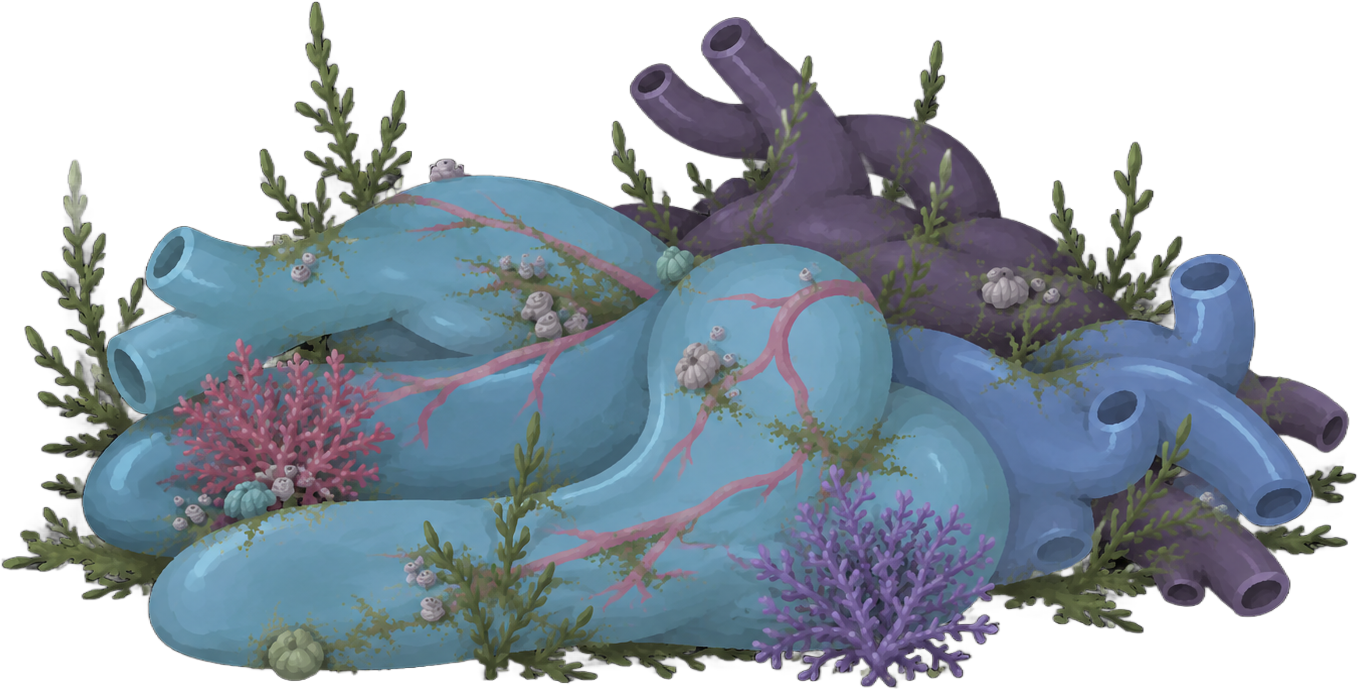
#> input picture tools/TheLegacyRig/variants/v1_optimized/src.png, 1358 x 689 px
$ python seg.py   (older library calls are emulated)
#> lines starting #> are read from the running program, lines starting #| are printed output that depends on the picture; after the words box and inside, x2 and y2 are one past the last pixel; in counts of white or black regions, pixels touching at a corner belong together
import numpy as np, cv2, json
from PIL import Image, ImageDraw
from scipy import ndimage as ndi
from skimage.segmentation import watershed

im = np.array(Image.open('src.png').convert('RGBA'))
#> im is the input picture: shape (689, 1358, 4); mean R, G, B, A 58.4, 68.9, 78, 153.1
rgb = im[..., :3]
a = im[..., 3]
H, W = a.shape
hsv = cv2.cvtColor(rgb, cv2.COLOR_RGB2HSV)
#> hsv: shape (689, 1358, 3); mean H, S, V 64.3, 72.7, 81.8
h = hsv[..., 0].astype(int) * 2
s = hsv[..., 1].astype(int)
v = hsv[..., 2].astype(int)
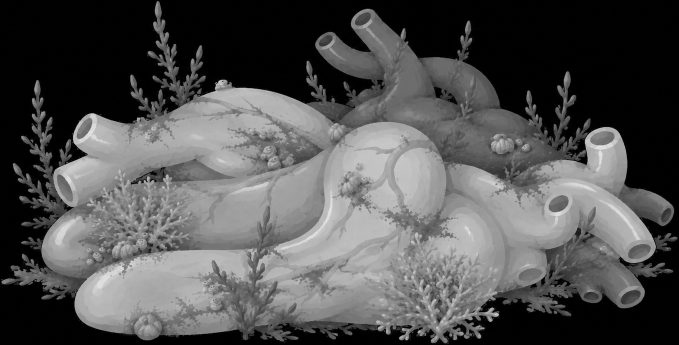
#> v: shape (689, 1358) int64 (shown at 1/2 size); min 0, max 232, mean 81.8
m = a > 8
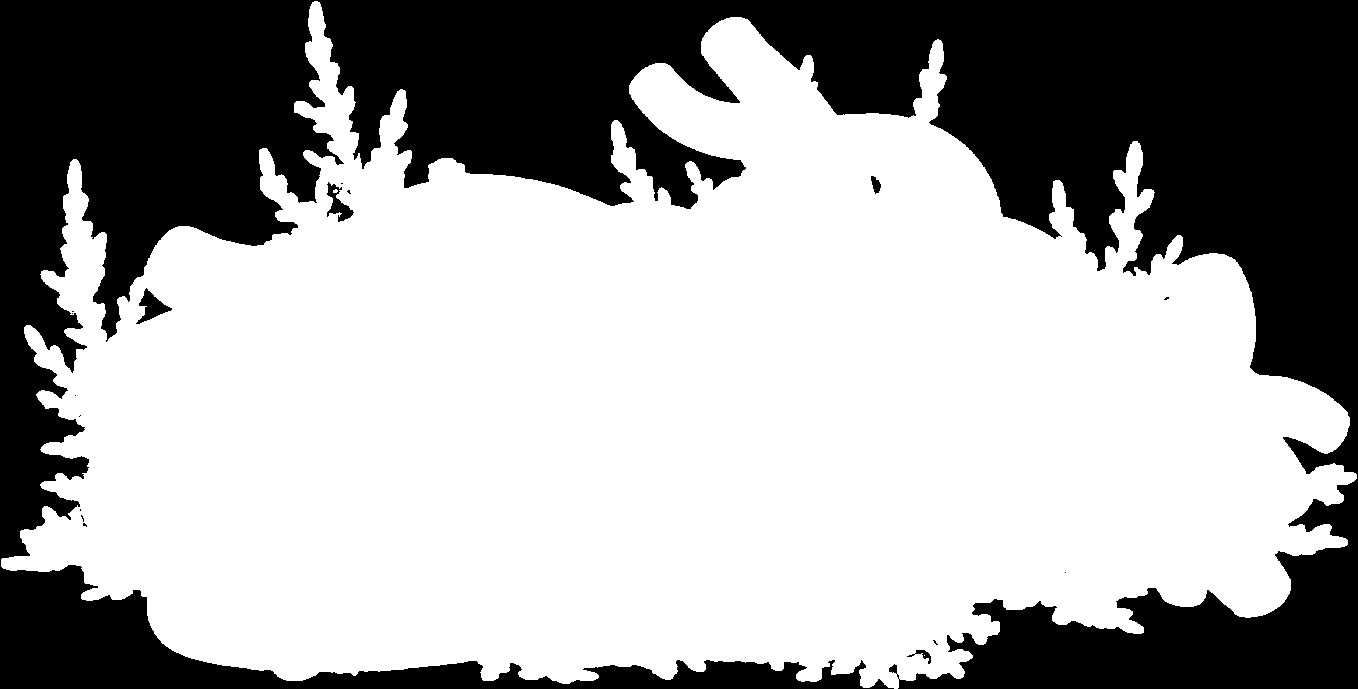
#> m: shape (689, 1358) bool; 62.8% white; 17 black regions (12 under 20 px), largest, box (x1, y1, x2, y2) and area: (0, 0, 1358, 689) 347266, (136, 288, 172, 324) 526, (327, 182, 354, 222) 437, (871, 176, 881, 194) 111, (907, 650, 931, 664) 102

green = (h >= 45) & (h <= 110) & m & (s > 50)
#> green: shape (689, 1358) bool; 9.5% white; 693 white regions (588 under 20 px), largest, box (x1, y1, x2, y2) and area: (419, 412, 758, 684) 14498, (254, 1, 412, 276) 12088, (25, 159, 135, 459) 10549
cyan = (h > 170) & (h <= 205) & m & (s > 40)
#> cyan: shape (689, 1358) bool; 24.8% white; 718 white regions (660 under 20 px), largest, box (x1, y1, x2, y2) and area: (82, 203, 576, 667) 113751, (408, 175, 859, 565) 59575, (788, 296, 1010, 589) 25705
blue = (h > 205) & (h <= 235) & m & (s > 40)
#> blue: shape (689, 1358) bool; 8.2% white; 1285 white regions (1182 under 20 px), largest, box (x1, y1, x2, y2) and area: (891, 253, 1313, 604) 61580, (720, 519, 837, 651) 2462, (857, 488, 936, 567) 930
purple = (h > 235) & (h <= 300) & m & (s > 30)
#> purple: shape (689, 1358) bool; 10.6% white; 1462 white regions (1394 under 20 px), largest, box (x1, y1, x2, y2) and area: (753, 89, 1076, 338) 31043, (750, 464, 1000, 688) 25123, (629, 17, 802, 162) 13793
pink = ((h > 300) | (h < 20)) & m & (s > 40)
#> pink: shape (689, 1358) bool; 3.6% white; 842 white regions (806 under 20 px), largest, box (x1, y1, x2, y2) and area: (173, 320, 616, 505) 20270, (520, 450, 807, 577) 3896, (719, 280, 880, 415) 3580
strongbody = (cyan | blue | purple) & (v > 80)
#> strongbody: shape (689, 1358) bool; 41.5% white; 249 white regions (175 under 20 px), largest, box (x1, y1, x2, y2) and area: (83, 91, 914, 667) 198147, (533, 254, 1312, 686) 144228, (631, 18, 802, 155) 11610
bodyish = (cyan | blue | purple) & (v > 35) & (s > 35)
#> bodyish: shape (689, 1358) bool; 43% white; 233 white regions (163 under 20 px), largest, box (x1, y1, x2, y2) and area: (82, 91, 1348, 687) 367875, (630, 17, 802, 160) 13406, (1118, 520, 1290, 617) 8821
barnacle_px = (s < 38) & (v > 100) & m
#> barnacle_px: shape (689, 1358) bool; 1.9% white; 1552 white regions (1445 under 20 px), largest, box (x1, y1, x2, y2) and area: (675, 343, 737, 389) 1494, (982, 267, 1029, 308) 1410, (520, 291, 562, 341) 1201

# ---- seaweed sprigs
g = cv2.morphologyEx(green.astype(np.uint8), cv2.MORPH_CLOSE, np.ones((3, 3), np.uint8))
#> g: shape (689, 1358); values 0 (black) and 1 (white), 10.1% white; 424 white regions (350 under 20 px), largest, box (x1, y1, x2, y2) and area: (416, 412, 758, 684) 15365, (247, 0, 412, 281) 12936, (25, 159, 135, 459) 11647
n, lab, st, cen = cv2.connectedComponentsWithStats(g, 8)
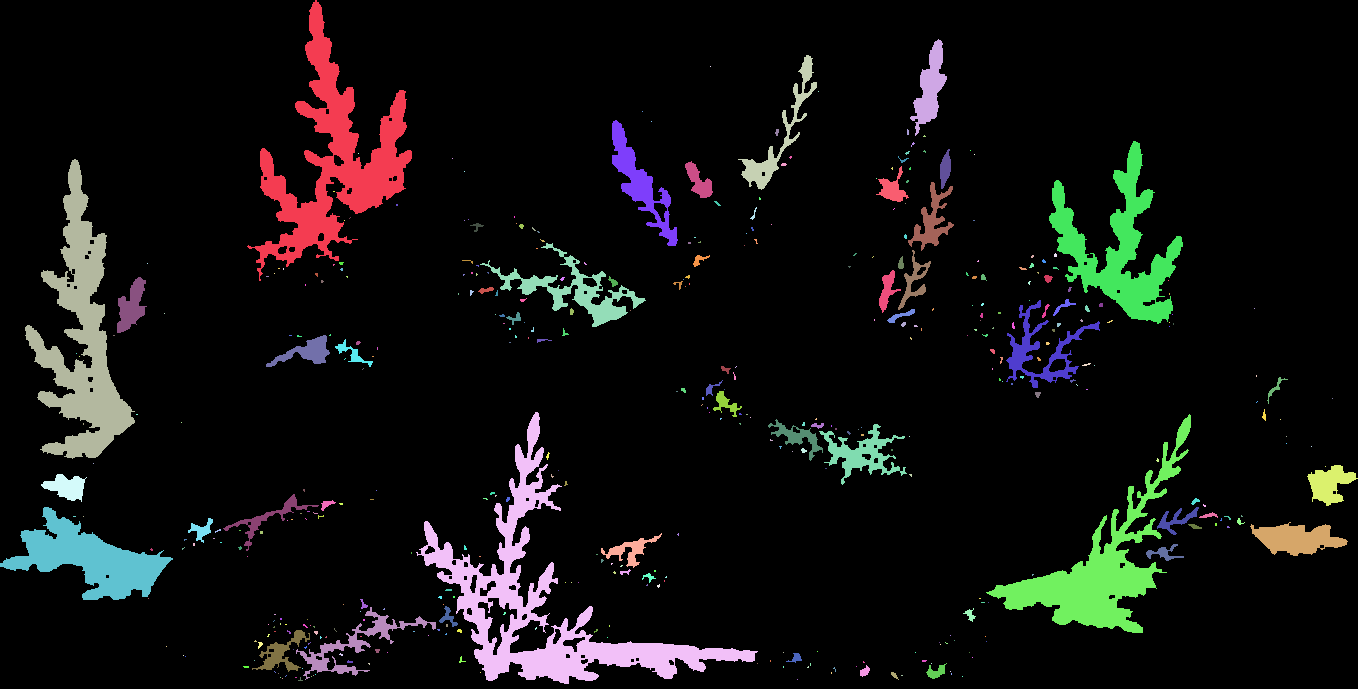
#> lab: shape (689, 1358) int32; 425 distinct labels, from 0 to 424; one colour per label, 0 black
#> n = 425; st = 425 rows, first 6: [0, 0, 1358, 689, 841358], [247, 0, 165, 281, 12936], [910, 39, 37, 97, 1527], [738, 55, 79, 135, 1688], [710, 66, 1, 1, 1], [818, 91, 1, 1, 1]; cen = 425 pairs, first value 66.15 to 1332, second value 66 to 679.2

# Restrict weed_back_d to ONLY the tall dorsal sprig rising above/behind purple_mass (y < 275, components 14, 32)
SPRIGS = {
    'weed_top_left': [1],
    'weed_left': [22, 97],
    'weed_bottom_mid': [209],
    'weed_bottom_right': [214, 265, 295],
    'weed_right': [12],
    'weed_ground_left': [264, 248],
    'weed_back_a': [7],
    'weed_back_b': [3],
    'weed_back_c': [2],
    'weed_back_d': [14, 32],
    'weed_blue': [120],
    'weed_ground_right': [282],
    'weed_edge_right': [244],
    'weed_ground_bl': [328, 355],
}

cand = (~strongbody) & m & (~pink)
#> cand: shape (689, 1358) bool; 17.7% white; 851 white regions (733 under 20 px), largest, box (x1, y1, x2, y2) and area: (1, 159, 1357, 689) 72059, (526, 17, 1194, 395) 42716, (227, 1, 426, 287) 15001

def grow(core, it=4, c=None):
    c = cand | core if c is None else c
    gm = core.copy()
    ker3 = np.ones((3, 3), np.uint8)
    for _ in range(it):
        gm = ((cv2.dilate(gm.astype(np.uint8), ker3) > 0) & c) | gm
    return gm

# ---- corals (avoid swallowing pitch-black cleft pockets between twigs!)
not_pitch_dark = v >= 40
#> not_pitch_dark: shape (689, 1358) bool; 59.9% white; 118 black regions (89 under 20 px), largest, box (x1, y1, x2, y2) and area: (0, 0, 1358, 689) 372293, (1099, 556, 1142, 574) 303, (867, 173, 887, 198) 279
box = np.zeros((H, W), bool)
box[330:520, 160:400] = True
coralp = pink & box & (v >= 36)
#> coralp: shape (689, 1358) bool; 1.9% white; 22 white regions (8 under 20 px), largest, box (x1, y1, x2, y2) and area: (173, 339, 400, 505) 16778, (267, 496, 283, 511) 113, (177, 428, 192, 437) 92
coralp = cv2.morphologyEx(coralp.astype(np.uint8), cv2.MORPH_CLOSE, np.ones((3, 3), np.uint8)) > 0
#> coralp: shape (689, 1358) bool; 1.9% white; 12 white regions (3 under 20 px), largest, box (x1, y1, x2, y2) and area: (173, 339, 400, 505) 17662, (267, 496, 283, 511) 114, (177, 428, 192, 437) 92
coralp = grow(coralp & box, 2, (cand | pink) & box & not_pitch_dark)
# Allow at most a 1px dark ink outline on lower coral base only (never grab dark cleft shadow under tube_b at y < 425!)
coralp = (((cv2.dilate(coralp.astype(np.uint8), np.ones((3, 3), np.uint8)) > 0) & m & ~strongbody & box & (np.arange(H)[:, None] >= 425) & (v < 40)) | coralp)
#> coralp: shape (689, 1358) bool; 2.2% white; 8 white regions (1 under 20 px), largest, box (x1, y1, x2, y2) and area: (173, 339, 400, 508) 19998, (265, 494, 285, 513) 219, (215, 512, 239, 520) 120

box2 = np.zeros((H, W), bool)
box2[455:689, 740:1000] = True
cpu = purple & box2 & (h < 285) & (v >= 34)
#> cpu: shape (689, 1358) bool; 2.6% white; 55 white regions (51 under 20 px), largest, box (x1, y1, x2, y2) and area: (750, 464, 998, 687) 24375, (740, 558, 749, 569) 45, (986, 558, 993, 563) 33, (796, 545, 801, 552) 24
cpu = grow(cpu, 2, (cand | purple) & box2 & (v >= 36))
cpu = (((cv2.dilate(cpu.astype(np.uint8), np.ones((3, 3), np.uint8)) > 0) & m & ~strongbody & box2 & (v < 36)) | cpu)
#> cpu: shape (689, 1358) bool; 2.9% white; 40 white regions (35 under 20 px), largest, box (x1, y1, x2, y2) and area: (750, 462, 1000, 688) 26451, (740, 558, 749, 569) 45, (986, 558, 993, 563) 33, (761, 489, 768, 502) 24, (796, 545, 801, 552) 24

corals = coralp | cpu
#> corals: shape (689, 1358) bool; 5.1% white; 48 white regions (36 under 20 px), largest, box (x1, y1, x2, y2) and area: (750, 462, 1000, 688) 26451, (173, 339, 400, 508) 19998, (265, 494, 285, 513) 219

# ---- smooth anatomical body silhouette (body_true)
# Solidly cover behind coral_pink, coral_purple, and weed_bottom_mid with smooth rounded lobe contours
yy, xx = np.ogrid[:H, :W]
xx_f = np.broadcast_to(xx, (H, W)).astype(np.float32)
yy_f = np.broadcast_to(yy, (H, W)).astype(np.float32)

dx_right = np.maximum(0.0, xx_f - 875.0)
floor_y = np.where(
    xx_f <= 460.0, 669.0,
    np.where(
        xx_f <= 875.0,
        668.0 - (xx_f - 460.0) * (9.0 / 415.0),
        659.0 - (dx_right / 118.0) ** 1.4 * 34.0
    )
)

# Close foreground flora hulls inside the smooth lobe envelope so gaps between twigs/fronds are solid too
cpu_hull = cv2.morphologyEx(cpu.astype(np.uint8), cv2.MORPH_CLOSE, cv2.getStructuringElement(cv2.MORPH_ELLIPSE, (35, 35))) > 0
#> cpu_hull: shape (689, 1358) bool; 4.7% white; 1 white region, box (x1, y1, x2, y2) and area: (740, 455, 1000, 689) 43990
wbm_hull = cv2.morphologyEx((lab == 209).astype(np.uint8), cv2.MORPH_CLOSE, cv2.getStructuringElement(cv2.MORPH_ELLIPSE, (35, 35))) > 0
#> wbm_hull: shape (689, 1358) bool; 2.6% white; 1 white region, box (x1, y1, x2, y2) and area: (416, 412, 758, 689) 24013
coralp_hull = cv2.morphologyEx(coralp.astype(np.uint8), cv2.MORPH_CLOSE, cv2.getStructuringElement(cv2.MORPH_ELLIPSE, (29, 29))) > 0
#> coralp_hull: shape (689, 1358) bool; 3% white; 1 white region, box (x1, y1, x2, y2) and area: (164, 339, 400, 520) 27730
wb_hull = cv2.morphologyEx((lab == 120).astype(np.uint8), cv2.MORPH_CLOSE, cv2.getStructuringElement(cv2.MORPH_ELLIPSE, (35, 35))) > 0
#> wb_hull: shape (689, 1358) bool; 0.47% white; 1 white region, box (x1, y1, x2, y2) and area: (1006, 300, 1100, 388) 4418
wbr_hull = cv2.morphologyEx(np.isin(lab, [214, 265, 295]).astype(np.uint8), cv2.MORPH_CLOSE, cv2.getStructuringElement(cv2.MORPH_ELLIPSE, (35, 35))) > 0
#> wbr_hull: shape (689, 1358) bool; 1.6% white; 1 white region, box (x1, y1, x2, y2) and area: (986, 414, 1199, 633) 14820
wgbl_hull = cv2.morphologyEx(np.isin(lab, [328, 355]).astype(np.uint8), cv2.MORPH_CLOSE, cv2.getStructuringElement(cv2.MORPH_ELLIPSE, (27, 27))) > 0
#> wgbl_hull: shape (689, 1358) bool; 0.53% white; 1 white region, box (x1, y1, x2, y2) and area: (252, 607, 436, 681) 4934
wtl_pad = (cv2.dilate((lab == 1).astype(np.uint8), np.ones((15, 15), np.uint8)) > 0) & (
    yy_f >= 216.0 + np.maximum(0.0, 392.0 - xx_f) * 0.28
)
#> wtl_pad: shape (689, 1358) bool; 0.34% white; 1 white region, box (x1, y1, x2, y2) and area: (249, 228, 365, 288) 3193

behind_front_body = (
    coralp_hull
    | (cpu_hull & (yy_f <= floor_y) & (xx_f <= 990.0))
    | (wbm_hull & (yy_f <= floor_y))
    | wb_hull
    | (wbr_hull & (xx_f <= 1158.0) & (yy_f <= 578.0) & (a >= 220))
    | (wgbl_hull & (yy_f <= 663.0))
    | wtl_pad
    | ((lab == 7) & (yy_f >= 216.0))
    | ((lab == 12) & (xx_f <= 1138.0) & (yy_f >= 255.0))
)
#> behind_front_body: shape (689, 1358) bool; 11.4% white; 9 white regions (1 under 20 px), largest, box (x1, y1, x2, y2) and area: (416, 412, 991, 668) 58504, (164, 339, 400, 520) 27730, (1033, 465, 1159, 579) 5590

bt_vis = (strongbody | (pink & (v > 60)) | barnacle_px) & ~corals
#> bt_vis: shape (689, 1358) bool; 42.1% white; 320 white regions (228 under 20 px), largest, box (x1, y1, x2, y2) and area: (83, 91, 1312, 667) 343687, (904, 127, 1051, 326) 12482, (631, 18, 802, 155) 11679
bt_vis = cv2.morphologyEx(bt_vis.astype(np.uint8), cv2.MORPH_OPEN, np.ones((3, 3), np.uint8)) > 0
#> bt_vis: shape (689, 1358) bool; 41.5% white; 178 white regions (61 under 20 px), largest, box (x1, y1, x2, y2) and area: (83, 92, 1312, 666) 339080, (631, 18, 802, 155) 11621, (912, 217, 1051, 325) 8145
bt = bt_vis | (behind_front_body & m)
#> bt: shape (689, 1358) bool; 49.9% white; 66 white regions (25 under 20 px), largest, box (x1, y1, x2, y2) and area: (83, 92, 1312, 670) 437200, (631, 18, 802, 155) 11621, (912, 217, 1051, 325) 8145
bt = cv2.morphologyEx(bt.astype(np.uint8), cv2.MORPH_CLOSE, cv2.getStructuringElement(cv2.MORPH_ELLIPSE, (23, 23))) > 0
#> bt: shape (689, 1358) bool; 54.6% white; 8 black regions, largest, box (x1, y1, x2, y2) and area: (0, 0, 1358, 689) 417680, (865, 162, 957, 250) 3775, (970, 322, 1010, 355) 949
# Trim any closed spill below floor_y in the bottom foreground flora zone (x=450..995)
in_flora_bottom = (xx_f >= 455.0) & (xx_f <= 995.0) & (yy_f > floor_y) & ~bt_vis
#> in_flora_bottom: shape (689, 1358) bool; 1.7% white; 1 white region, box (x1, y1, x2, y2) and area: (455, 625, 996, 689) 15793
bt &= ~in_flora_bottom
body_true = (ndi.binary_fill_holes(bt) & m) | (coralp_hull & (xx_f >= 258.0) & (yy_f >= 335.0) & (yy_f <= 372.0))
#> body_true: shape (689, 1358) bool; 55.3% white; 3 black regions (1 under 20 px), largest, box (x1, y1, x2, y2) and area: (0, 0, 1358, 689) 418395, (871, 176, 881, 194) 111
np.save('body_true.npy', body_true)

outside = m & ~body_true & ~corals
#> outside: shape (689, 1358) bool; 7.1% white; 89 white regions (62 under 20 px), largest, box (x1, y1, x2, y2) and area: (1, 159, 408, 681) 23969, (227, 1, 424, 252) 13016, (527, 63, 782, 232) 6152
sprig_masks = {}
taken = corals.copy()

ker = np.ones((3, 3), np.uint8)
olive_leaf = (h >= 30) & (h <= 130) & (v >= 38) & (s >= 26)
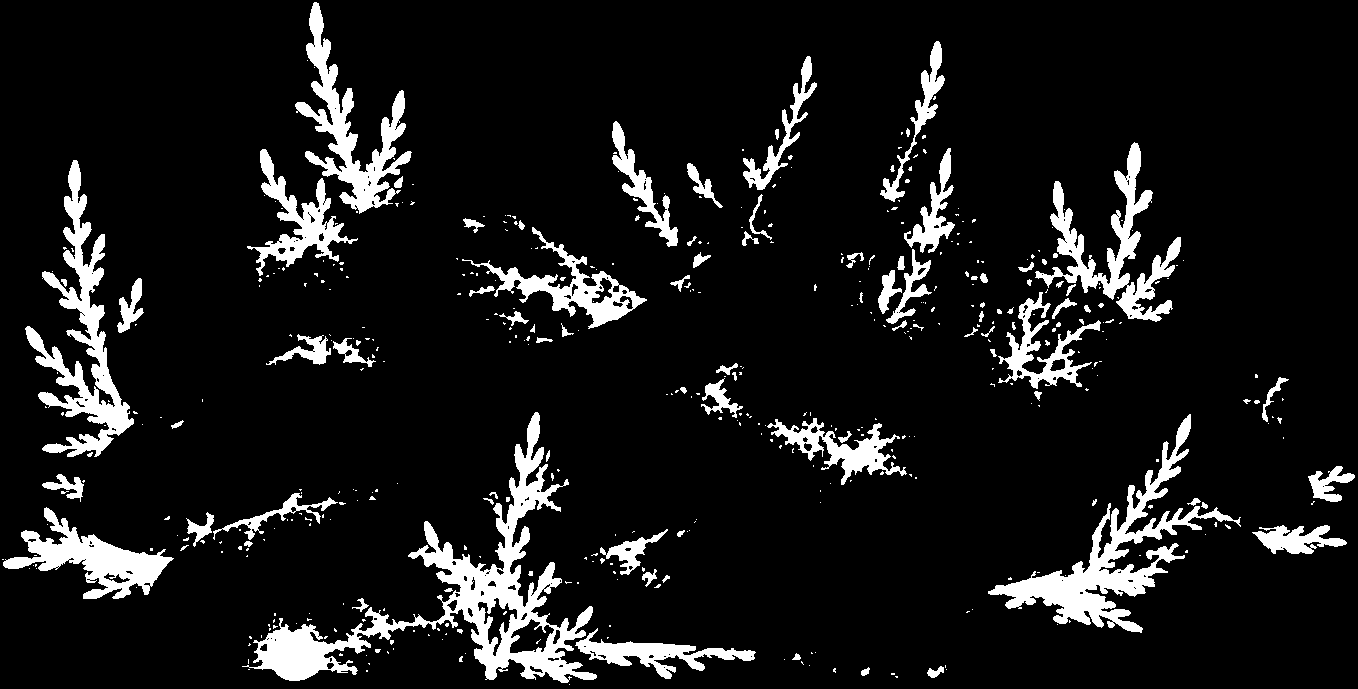
#> olive_leaf: shape (689, 1358) bool; 9.8% white; 466 white regions (369 under 20 px), largest, box (x1, y1, x2, y2) and area: (242, 412, 597, 683) 16970, (988, 414, 1241, 633) 9957, (25, 160, 134, 457) 8452
cores = {name: np.isin(lab, ids) for name, ids in SPRIGS.items()}
#> cores = 14 items
grown = {k: v_mask.copy() for k, v_mask in cores.items()}
#> grown = 14 items
for it in range(14):
    for k in grown:
        d = cv2.dilate(grown[k].astype(np.uint8), ker) > 0
        # Only grow >2px into actual olive/green leaf pixels; limit dark ink outline growth to <=1px (it < 1)
        leaf_ok = olive_leaf | (it < 1) | ((a < 235) & (it < 4))
        allow = (((outside & ~bodyish & (it < 14)) | (cand & ~bodyish & (it < 6))) & leaf_ok) & ~barnacle_px
        if k == 'weed_back_d':
            allow = allow & (yy < 275)
        grown[k] |= d & allow

urch = ((xx - 296) ** 2 + (yy - 656) ** 2 < 29 ** 2)
for k in grown:
    g2 = grown[k] & ~taken & ~urch
    if k == 'weed_back_d':
        g2 &= (yy < 275)
    sprig_masks[k] = g2
    taken |= g2
#> this loop made 14 passes
#> k on passes 1 to 8: 'weed_top_left', 'weed_left', 'weed_bottom_mid', 'weed_bottom_right', 'weed_right', 'weed_ground_left', 'weed_back_a', 'weed_back_b'
#> after the loop, sprig_masks = 14 items

np.save('masks_front.npy', {'sprigs': sprig_masks, 'coral_pink': coralp, 'coral_purple': cpu}, allow_pickle=True)

# ---- body watershed
body = m & ~taken
markers = np.zeros((H, W), np.int32)
PARTS = [
    'purple_top', 'purple_mass', 'purple_lr',
    'blue_main', 'blue_down', 'blue_bottom',
    'atrium', 'mid_lobe', 'bottom_lobe', 'bulb', 'right_lobe'
]

def rect(x0, y0, x1, y1):
    r = np.zeros((H, W), bool)
    r[y0:y1, x0:x1] = True
    return r

def disc(cx, cy, rr):
    return (xx - cx) ** 2 + (yy - cy) ** 2 < rr * rr

# Coronary pink veins sit on the cyan chambers — include (cyan | pink) in cyan chamber seeds
# and keep dorsal moss right of x=882 (y=240..320) on purple_mass rather than bulb.
cyan_wall = cyan | (pink & ~coralp)
seeds = {
    'purple_top': (purple, [rect(640, 60, 690, 110), rect(700, 25, 760, 80), rect(760, 120, 800, 180)]),
    'purple_mass': (purple | (~cyan & rect(884, 240, 960, 318)) | rect(654, 195, 696, 248), [
        rect(830, 140, 1000, 230), rect(700, 215, 800, 245), rect(1000, 250, 1080, 300), rect(886, 245, 950, 312), rect(656, 200, 694, 246)
    ]),
    'purple_lr': (purple, [rect(1260, 390, 1330, 440), rect(1170, 560, 1270, 600), rect(1100, 470, 1150, 520)]),
    'blue_main': (blue, [rect(920, 340, 1080, 380), rect(1190, 290, 1240, 340), rect(1110, 360, 1160, 390)]),
    'blue_down': (blue, [rect(1180, 440, 1280, 480)]),
    'blue_bottom': (blue, [rect(1010, 520, 1070, 560), rect(1000, 470, 1040, 500)]),
    'atrium': (cyan_wall, [rect(180, 240, 330, 285), rect(140, 350, 300, 385), rect(380, 190, 600, 240)]),
    'mid_lobe': (cyan_wall, [rect(100, 440, 160, 510), rect(400, 410, 600, 475)]),
    'bottom_lobe': (cyan_wall, [rect(180, 570, 400, 640), rect(440, 580, 650, 645), rect(730, 555, 830, 645)]),
    'bulb': (cyan_wall, [disc(770, 360, 80), rect(640, 440, 740, 505)]),
    'right_lobe': (cyan_wall, [disc(945, 470, 35), rect(885, 535, 980, 615)]),
}

for i, p in enumerate(PARTS, 1):
    cls, regs = seeds[p]
    for r in regs:
        markers[r & cls & body] = i

lum = cv2.GaussianBlur(v.astype(np.float32), (0, 0), 2.0)
elev = 255.0 - lum
# Treat coronary pink veins as part of the cyan chamber wall so watershed follows anatomical lobe creases,
# not vein borders!
hue_cls = np.zeros((H, W), np.uint8)
hue_cls[cyan_wall] = 1
hue_cls[blue] = 2
hue_cls[purple & ~corals] = 3
edge = np.zeros((H, W), np.float32)
for k in (1, 2, 3):
    mk = (hue_cls == k).astype(np.float32)
    mk = cv2.GaussianBlur(mk, (0, 0), 1.5)
    edge += np.hypot(cv2.Sobel(mk, cv2.CV_32F, 1, 0), cv2.Sobel(mk, cv2.CV_32F, 0, 1))
elev = elev + edge * 120.0
labels = watershed(elev, markers, mask=body)
np.save('labels_body.npy', labels)
json.dump(PARTS, open('parts_body.json', 'w'))

pal = np.random.default_rng(3).integers(40, 255, (40, 3))
vis = rgb.copy().astype(float) * 0.35
for i in range(1, len(PARTS) + 1):
    vis[labels == i] = vis[labels == i] + pal[i] * 0.65
for j, (nme, mk) in enumerate(sprig_masks.items()):
    vis[mk] = [0, 255, 0] if j % 2 == 0 else [180, 255, 80]
#> this loop made 14 passes
vis[coralp] = [255, 80, 160]
vis[cpu] = [200, 120, 255]
out = Image.fromarray(np.clip(vis, 0, 255).astype(np.uint8))
d = ImageDraw.Draw(out)
for i, p in enumerate(PARTS, 1):
    ys, xs = np.nonzero(labels == i)
    if len(xs):
        d.text((int(xs.mean()), int(ys.mean())), p, fill='white')
out.save('vis_seg.jpg', quality=90)
print('seg ok: weed_back_d px=', int(sprig_masks['weed_back_d'].sum()), 'body_true px=', int(body_true.sum()))
#| seg ok: weed_back_d px= 1916 body_true px= 517155
